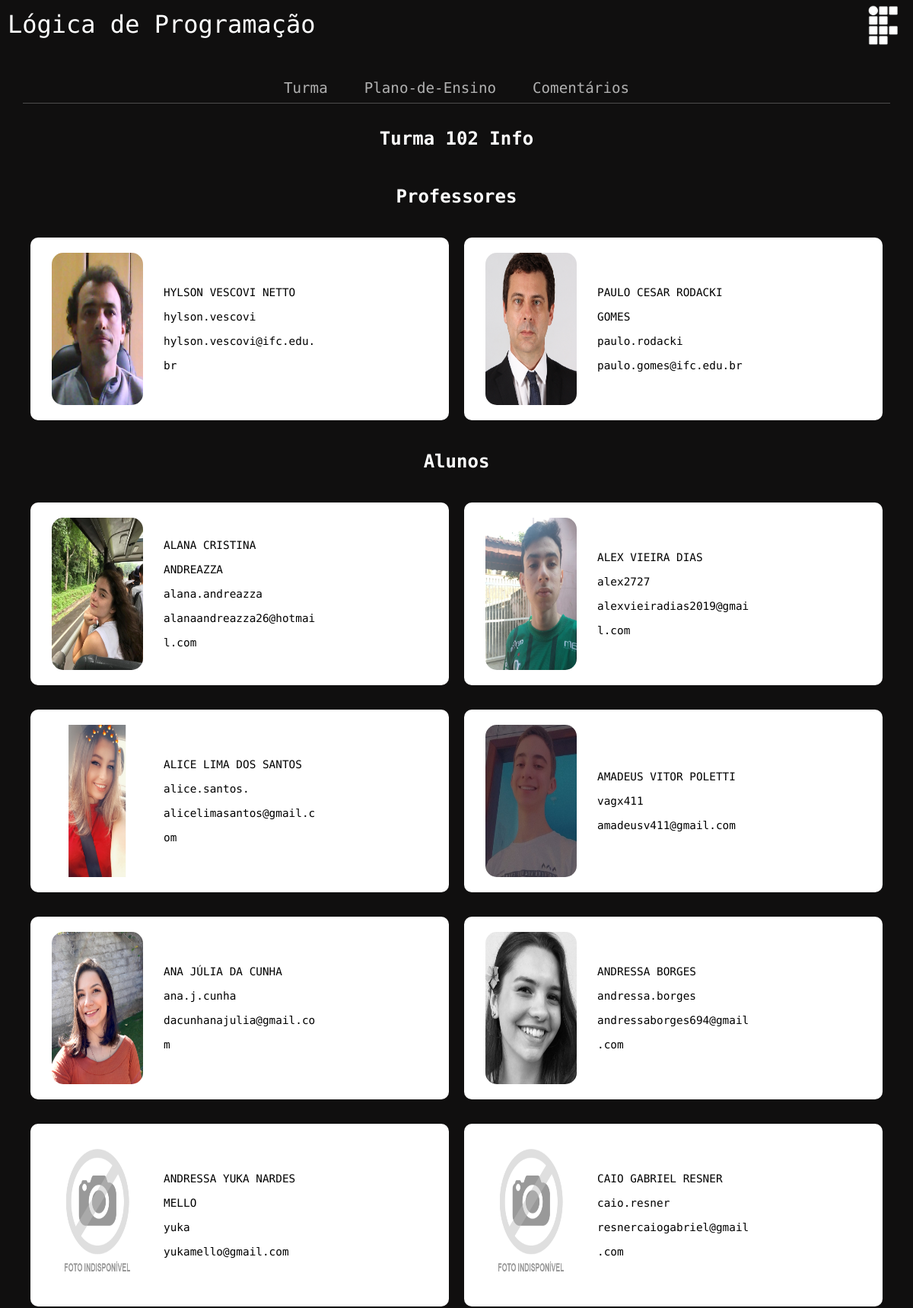
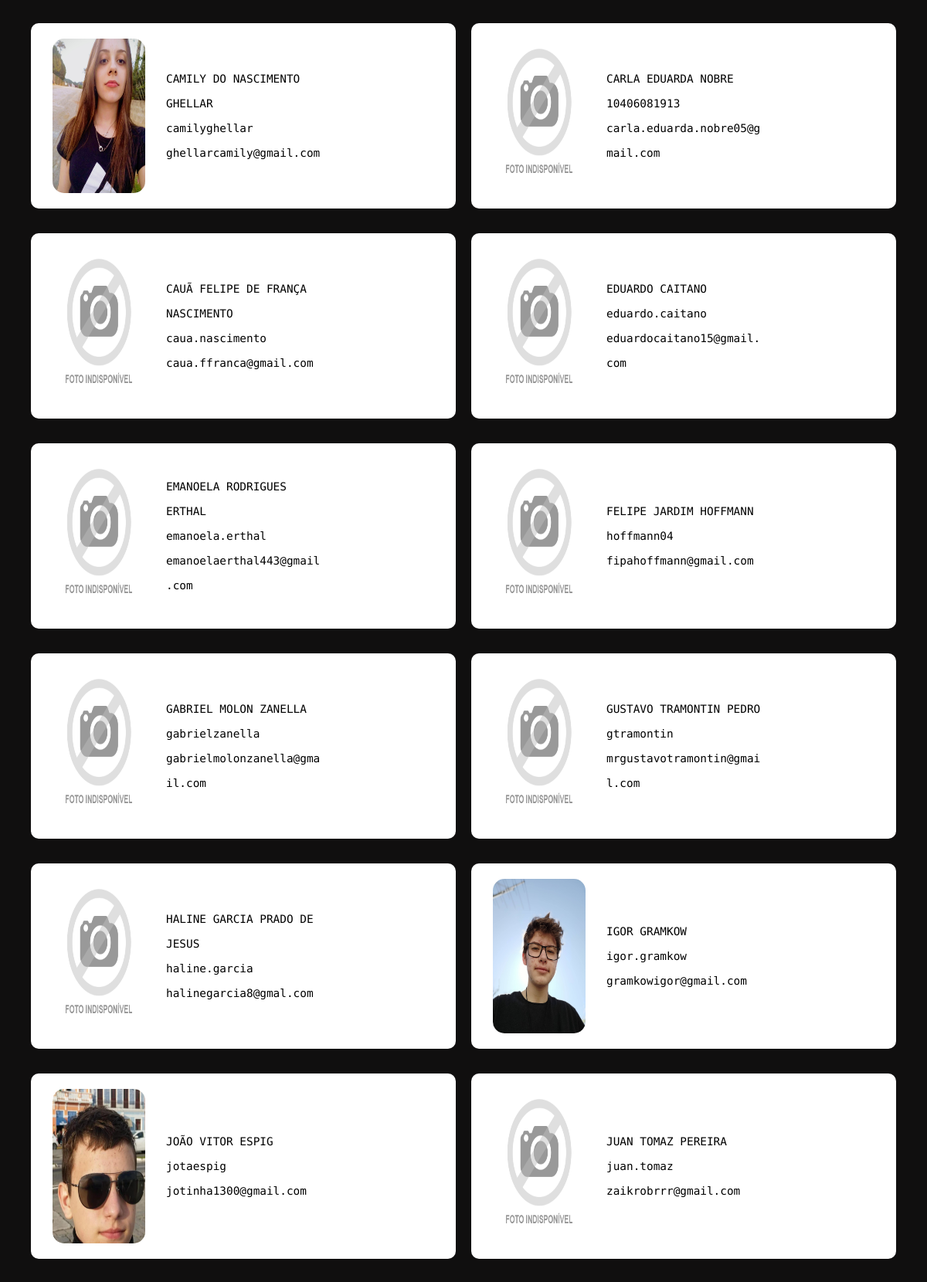
Screenshot of /?page=turmas (upper part) with the database file from the repository (2 pictures, top to bottom).
### tables this page shows
CREATE TABLE `info_102` (
  `user_name` varchar(100) NOT NULL,
  `real_name` varchar(100) NOT NULL,
  `email` varchar(100) NOT NULL,
  `teacher` tinyint(1) DEFAULT NULL,
  PRIMARY KEY (`user_name`),
  UNIQUE KEY `user_name` (`user_name`),
  UNIQUE KEY `email` (`email`)
);

### view/main.php (called while the page is built, shortened)
<?php
class View {
    function show_class_page($teachers, $students, $domain) {
        require 'view/pages/turmas.php';
    }
}

### model/main.php (called while the page is built, shortened)
<?php
class Model {
    private $conn;
    private $servername;
    private $db_name;
    private $username;
    private $password;
    function __construct() {
        $this->ini = parse_ini_file('config.ini');
        if ($_SERVER['SERVER_NAME'] == 'gtramontin.hyperphp.com') {
            $this->servername = $this->ini['name'];
            $this->username = $this->ini['user'];
            $this->password = $this->ini['password'];
            $this->db_name = $this->ini['db_name'];
        } else {
            $this->servername = $this->ini['local_name'];
            $this->username = $this->ini['local_user'];
            $this->password = $this->ini['local_password'];
            $this->db_name = $this->ini['local_db_name'];
        }
        try {
            $this->conn = new PDO(
                "mysql:host=$this->servername;dbname=$this->db_name;charset=utf8",
                $this->username,
                $this->password
            );
            $this->conn->setAttribute(PDO::ATTR_ERRMODE, PDO::ERRMODE_EXCEPTION);
        } catch (PDOException $e) {
            echo "Connection failed: " . $e->getMessage();
        }
    }
    function query($sql) {
        $res = $this->conn->query($sql);
        return $res;
    }
    function select($sql) {
        $res = $this->query($sql);
        $rows = $res->fetchAll(PDO::FETCH_ASSOC);
        return $rows;
    }
    function get_class_teachers() {
        $sql = "select * from info_102 where teacher='1'";
        $rows = $this->select($sql);
        $teachers = [];
        foreach($rows as $row) {
            $teachers[] = [
                "real_name" => $row["real_name"],
                "user_name" => $row["user_name"],
                "email" => $row["email"]
            ];
        }
        return $teachers;
    }
    function get_class_students() {
        $sql = "select * from info_102 where teacher='0' order by real_name";
        $rows = $this->select($sql);
        $students = [];
        foreach($rows as $row) {
            $students[] = [
                "real_name" => $row["real_name"],
                "user_name" => $row["user_name"],
                "email" => $row["email"]
            ];
        }
        return $students;
    }
}

### view/pages/turmas.php (the view, shortened to what this page needs)
<!DOCTYPE html>
<html lang="en">
<head>
    <?php require "view/templates/head.php"?>
    <link rel="stylesheet" href="view/css/class.css">
</head>
<body>
    <div class="root">
    <?php
        require 'view/templates/nav.php';
    ?>
    <div class="classes">
        <h2>Turma 102 Info</h2>
        <div class="classes__class">
            <h4>Professores</h4>
            <div class="class__people">
            <?php
                foreach($teachers as $teacher) {
                    echo "<div class=\"class__people--person\">
                    <img src=\"view/img/info_102/${teacher['user_name']}.png\">
                    <p>${teacher['real_name']}<br>
                    ${teacher['user_name']}<br>
                    ${teacher['email']}
                    </p>
                    </div>";
                }
            ?>
            </div>
            <h4>Alunos</h4>
            <div class="class__people">
            <?php
                foreach($students as $student) {
                    echo "<div class=\"class__people--person\">
                    <img src=\"view/img/info_102/${student['user_name']}.png\"
                    onerror=\"this.onerror=null; this.src='view/img/info_102/default.png'\">
                    <p>${student['real_name']}<br>
                    ${student['user_name']}<br>
                    ${student['email']}
                    </p>
                    </div>";
                }
            ?>
            </div>
        </div>
    </div>
    </div>
</body>
</html>

### view/css/global.css (style rules this page uses)
* { margin: 0; padding: 0; box-sizing: border-box; font-family: 'Source Code Pro', monospace; }
.root { background-color: #100f0f; color: white; }
header.root__header { display: flex; flex-flow: row nowrap; justify-content: space-between; align-items: center; height: 8vh; padding: 10px; }
header.root__header img { width: auto; height: 8vh; }
h1 { font-weight: normal; }
h1 a { color: white; text-decoration: none; }

### view/css/class.css (style rules this page uses)
div.classes { display: flex; flex-flow: column wrap; align-items: center; }
div.classes__class { display: flex; flex-flow: column wrap; align-items: center; }
h2, h3, h4 { margin: 3vh; font-size: 1.5rem; }
div.class__people { display: flex; flex-flow: row wrap; width: 95vw; justify-content: space-around; }
div.class__people--person { display: flex; flex: row wrap; background-color: white; color: black; width: 550px; height: 30vh; font-size: 0.9rem; border-radius: 10px; align-items: center; margin: 2vh 0; }
div.class__people--person img { width: 10vw; height: 25vh; border-radius: 15px; margin: 5%; }
div.class__people--person p { line-height: 2rem; word-wrap: break-word; display:inline-block; width: 17vw; }

### rows the page displays
info_102: user_name (picture), real_name "HYLSON VESCOVI NETTO", user_name "hylson.vescovi", email "hylson.vescovi@ifc.edu.br"
info_102: user_name (picture), real_name "PAULO CESAR RODACKI GOMES", user_name "paulo.rodacki", email "paulo.gomes@ifc.edu.br"
info_102: user_name (picture), real_name "ALANA CRISTINA ANDREAZZA", user_name "alana.andreazza", email "alanaandreazza26@hotmail.com"
info_102: user_name (picture), real_name "ALEX VIEIRA DIAS", user_name "alex2727", email "alexvieiradias2019@gmail.com"
info_102: user_name (picture), real_name "ALICE LIMA DOS SANTOS", user_name "alice.santos.", email "alicelimasantos@gmail.com"
info_102: user_name (picture), real_name "AMADEUS VITOR POLETTI", user_name "vagx411", email "amadeusv411@gmail.com"
info_102: user_name (picture), real_name "ANA JÚLIA DA CUNHA", user_name "ana.j.cunha", email "dacunhanajulia@gmail.com"
info_102: user_name (picture), real_name "ANDRESSA BORGES", user_name "andressa.borges", email "andressaborges694@gmail.com"
info_102: real_name "ANDRESSA YUKA NARDES MELLO", user_name "yuka", email "yukamello@gmail.com"
info_102: real_name "CAIO GABRIEL RESNER", user_name "caio.resner", email "resnercaiogabriel@gmail.com"
info_102: user_name (picture), real_name "CAMILY DO NASCIMENTO GHELLAR", user_name "camilyghellar", email "ghellarcamily@gmail.com"
info_102: real_name "CARLA EDUARDA NOBRE", user_name "10406081913", email "carla.eduarda.nobre05@gmail.com"
info_102: real_name "CAUÃ FELIPE DE FRANÇA NASCIMENTO", user_name "caua.nascimento", email "caua.ffranca@gmail.com"
info_102: real_name "EDUARDO CAITANO", user_name "eduardo.caitano", email "eduardocaitano15@gmail.com"
info_102: real_name "EMANOELA RODRIGUES ERTHAL", user_name "emanoela.erthal", email "emanoelaerthal443@gmail.com"
info_102: real_name "FELIPE JARDIM HOFFMANN", user_name "hoffmann04", email "fipahoffmann@gmail.com"
info_102: real_name "GABRIEL MOLON ZANELLA", user_name "gabrielzanella", email "gabrielmolonzanella@gmail.com"
info_102: real_name "GUSTAVO TRAMONTIN PEDRO", user_name "gtramontin", email "mrgustavotramontin@gmail.com"
info_102: real_name "HALINE GARCIA PRADO DE JESUS", user_name "haline.garcia", email "halinegarcia8@gmal.com"
info_102: user_name (picture), real_name "IGOR GRAMKOW", user_name "igor.gramkow", email "gramkowigor@gmail.com"
info_102: user_name (picture), real_name "JOÃO VITOR ESPIG", user_name "jotaespig", email "jotinha1300@gmail.com"
info_102: real_name "JUAN TOMAZ PEREIRA", user_name "juan.tomaz", email "zaikrobrrr@gmail.com"
